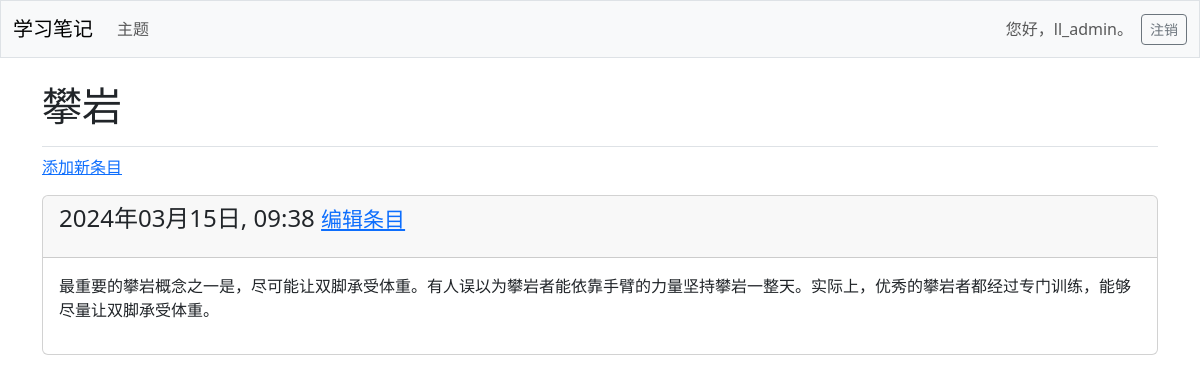
The page /topics/2/ (signed in) on the database its author committed.
### learning_logs/models.py (models this page shows, shortened)
class Topic(models.Model):
    text = models.CharField(max_length=200)
    date_added = models.DateTimeField(auto_now_add=True)
    owner = models.ForeignKey(User, on_delete=models.CASCADE)

class Entry(models.Model):
    topic = models.ForeignKey(Topic, on_delete=models.CASCADE)
    text = models.TextField()
    date_added = models.DateTimeField(auto_now_add=True)
    class Meta:
        verbose_name_plural = 'entries'

### learning_logs/views.py (the view)
# urls.py: path('topics/<int:topic_id>/', views.topic, name='topic'),
@login_required
def topic(request, topic_id):
    topic = Topic.objects.get(id=topic_id)
    if topic.owner != request.user:
        raise Http404
    entries = topic.entry_set.order_by('-date_added')
    context = {'topic': topic, 'entries':entries}
    return render(request, 'learning_logs/topic.html', context)

### learning_logs/templates/learning_logs/topic.html (shortened to what this page needs)
{% extends 'learning_logs/base.html' %}
{% block page_header %}
  <h1>{{ topic.text }}</h1>
{% endblock page_header %}
{% block content %}
  <p>
    <a href="{% url 'learning_logs:new_entry' topic.id %}">添加新条目</a>
  </p>
  {% for entry in entries %}
    <div class="card mb-3">
      <h4 class="card-header">
        {{ entry.date_added|date:'Y年m月d日, H:i' }}
        <small>
          <a href="{% url 'learning_logs:edit_entry' entry.id %}">编辑条目</a>
        </small>
      </h4>
      <div class="card-body">{{ entry.text|linebreaks }}</div>
    </div>
  {% empty %}
    <p>目前这个主题下面还没有条目。</p>
  {% endfor %}
{% endblock content %}

### learning_logs/templates/learning_logs/base.html (shortened to what this page needs)
<!doctype html>
<html lang="en">
<head>
  {% load django_bootstrap5 %}
  {% bootstrap_css %}
</head>
<body>
  <nav class="navbar navbar-expand-md navbar-light bg-light mb-4 border">
    <div class="container-fluid">
      <a class="navbar-brand" href="{% url 'learning_logs:index' %}">
        学习笔记</a>
      <div class="collapse navbar-collapse" id="navbarCollapse">
        <ul class="navbar-nav me-auto mb-2 mb-md-0">
          <li class="nav-item">
            <a class="nav-link" href="{% url 'learning_logs:topics' %}">
              主题
            </a>
          </li>
        </ul>
        <ul class="navbar-nav ms-auto mb-2 mb-md-0">
          {% if user.is_authenticated %}
            <li class="nav-item">
              <span class="navbar-text me-2">您好，{{ user.username }}。
                </span></li>
          {% endif %}
        </ul>
        {% if user.is_authenticated %}
          <form action="{% url 'accounts:logout' %}" method="post">
            <button name="submit" class="btn btn-outline-secondary btn-sm">注销</button>
          </form>
        {% endif %}
      </div>
    </div>
  </nav>
  <main class="container">
    <div class="pb-2 mb-2 border-bottom">
      {% block page_header %}{% endblock page_header %}
    </div>
    <div>
      {% block content %}{% endblock content %}
    </div>
  </main>
</body>
</html>

### rows shown on the page
Topic: text "攀岩"
Entry: date_added "2024年03月15日, 09:38", text "最重要的攀岩概念之一是，尽可能让双脚承受体重。有人误以为攀岩者能依靠手臂的力量坚持攀岩一整天。实际上，优秀的攀岩者都经过专门训练，能够尽量让双脚承受体重。"

### other values the page prints
{{ user.username }} "ll_admin"
